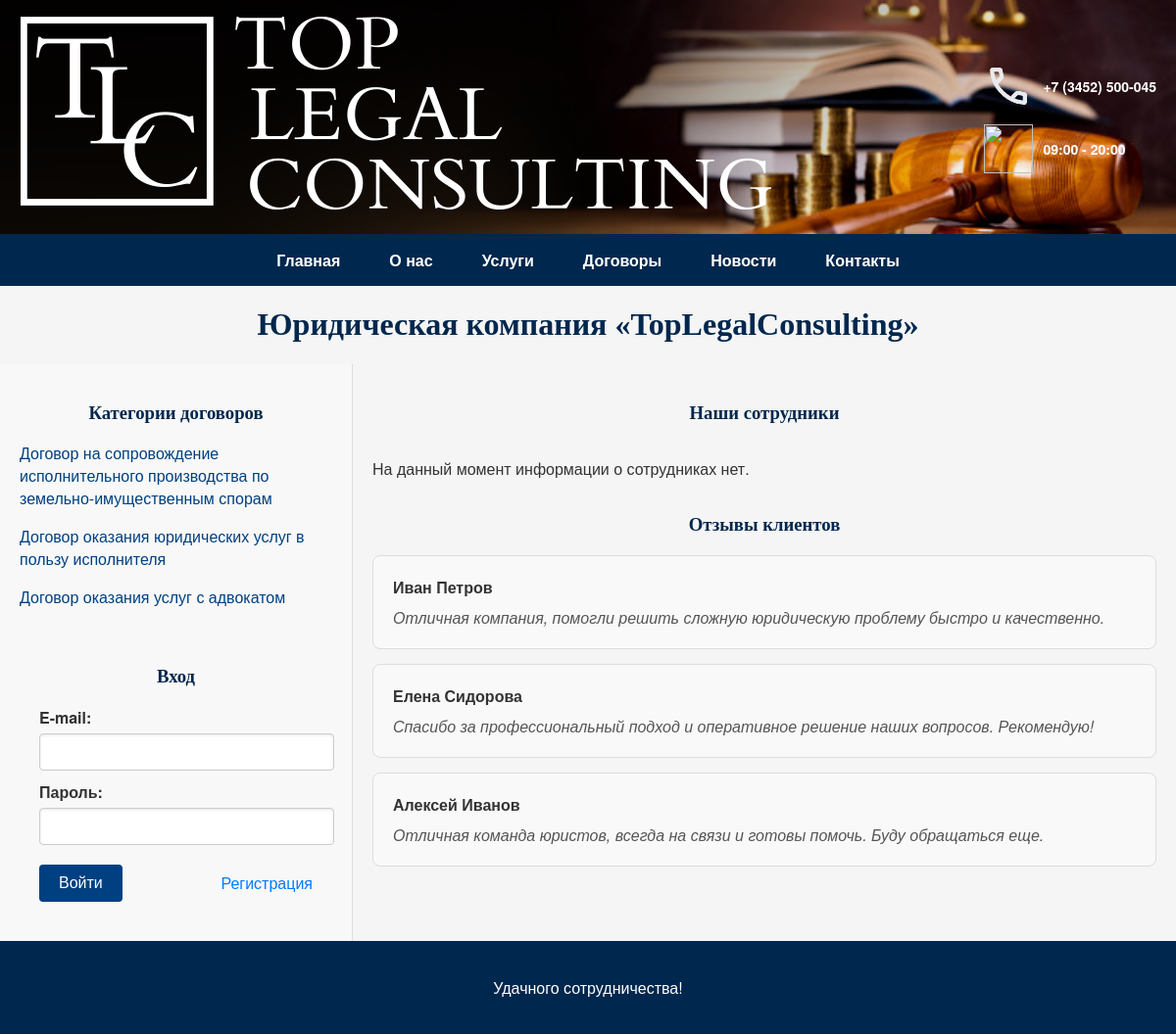
The page /about.php on the database as committed earlier.
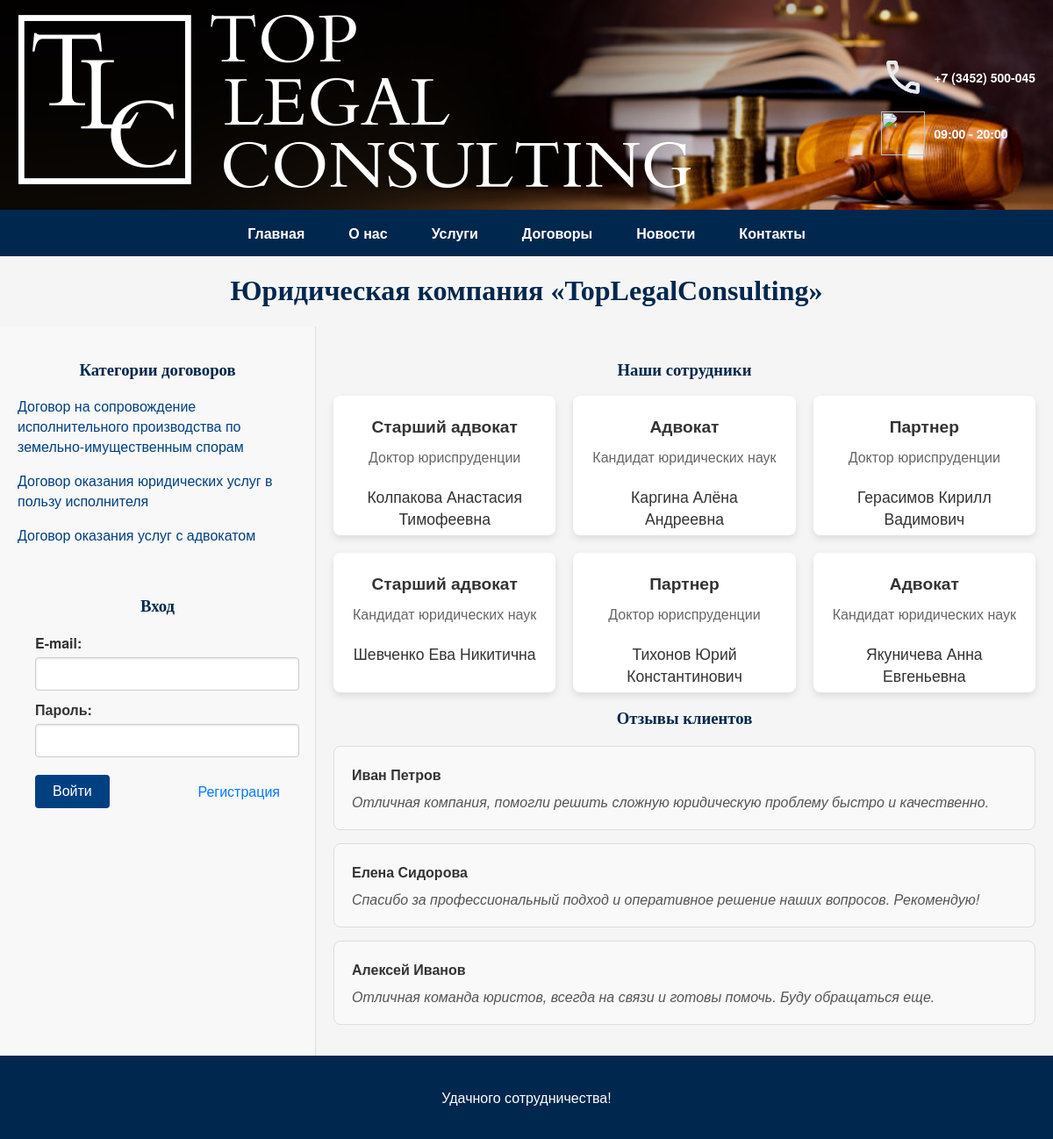
The same page on the database as committed later.
### tables this page shows
CREATE TABLE IF NOT EXISTS `contract_type` (
    `type_id` int(11) NOT NULL AUTO_INCREMENT COMMENT "ID вида договора",
    `name` varchar(255) NOT NULL COMMENT "Вид договора",
    PRIMARY KEY (`type_id`)
);

CREATE TABLE IF NOT EXISTS `user` (
    `user_id` int(11) NOT NULL AUTO_INCREMENT COMMENT "ID пользователя",
    `name` varchar(100) NOT NULL COMMENT "ФИО",
    `email` varchar(100) NOT NULL COMMENT "Электронная почта",
    `password` varchar(255) NOT NULL COMMENT "Пароль",
    `address` varchar(255) COMMENT "Адрес",
    `phone` varchar(50) COMMENT "Телефон",
    `comment` text COMMENT "Комментарий",
    `degree` varchar(255) COMMENT "Ученая степень",
    `position` varchar(255) COMMENT "Должность",
    `role_id` int(11) DEFAULT 2 COMMENT "Роль",
    PRIMARY KEY (`user_id`),
    KEY `role_id` (`role_id`),
    CONSTRAINT `user_ibfk_1` FOREIGN KEY (`role_id`) REFERENCES `role` (`role_id`)
);

### about.php (the view, shortened to what this page needs)
<?php
include("common/func.php");
$query = "SELECT name, degree, position FROM user WHERE role_id = 3";
$result = mysqli_query($db, $query);
?>
<!DOCTYPE html>
<html lang="ru">
<head>
  <link rel="stylesheet" href="/css/main.css">
  <link rel="stylesheet" href="/css/header.css">
  <link rel="stylesheet" href="/css/form.css">
</head>
<body class="body">
  <?php include("common/top.php"); ?>
  <div class="main-content">
    <?php include("common/top1.php"); ?>
    <div class="page-content">
      <h3>Наши сотрудники</h3>
      <span class="employee-list">
        <?php if (mysqli_num_rows($result) > 0) : ?>
          <?php while ($row = mysqli_fetch_assoc($result)) : ?>
            <div class="employee-card">
              <div class="employee-position"><?= $row['position'] ?></div>
              <div class="employee-degree"><?= $row['degree'] ?></div>
              <div class="employee-name"><?= $row['name'] ?></div>
            </div>
          <?php endwhile; ?>
        <?php else : ?>
          <p>На данный момент информации о сотрудниках нет.</p>
        <?php endif; ?>
      </span>
      <h3>Отзывы клиентов</h3>
      <div class="review-list">
        <div class="review-item">
          <div class="client-name">Иван Петров</div>
          <div class="review-text">Отличная компания, помогли решить сложную юридическую проблему быстро и качественно.</div>
        </div>
        <div class="review-item">
          <div class="client-name">Елена Сидорова</div>
          <div class="review-text">Спасибо за профессиональный подход и оперативное решение наших вопросов. Рекомендую!</div>
        </div>
        <div class="review-item">
          <div class="client-name">Алексей Иванов</div>
          <div class="review-text">Отличная команда юристов, всегда на связи и готовы помочь. Буду обращаться еще.</div>
        </div>
      </div>
    </div>
  </div>
  <?php include("common/bottom.php"); ?>
</body>
</html>

### common/top.php (shortened to what this page needs)
<div class="header-container">
    <header>
        <div class="logo-container">
            <a href="/" class="logo"><img src="/img/hotpng.png" alt="Лого"></a>
        </div>
        <div class="contact-info">
            <div class="phone-info">
                <p class="phone-number">
                    <img src="/img/call.png" width="50" height="50">
                <a href="tel:+73452500045">+7 (3452) 500-045</a>
                </p>
                <p class="working-hours">
                    <img src="/img/time.png" width="50" height="50">
                    09:00 - 20:00
                </p>
            </div>
        </div>
    </header>
    <nav>
        <div class="nav-links">
            <a class="nav-link" href="/">Главная</a>
            <a class="nav-link" href="/about.php">О нас</a>
            <a class="nav-link" href="/aboutdogovor.php">Услуги</a>
            <a class="nav-link" href="/read.php">Договоры</a>
            <a class="nav-link" href="/news.php">Новости</a>
            <a class="nav-link" href="/contacts.php">Контакты</a>
        </div>
    </nav>
    <h1>Юридическая компания «TopLegalConsulting»</h1>
</div>

### common/top1.php
<div class="left-side">
    <div id="contracts-section">
        <h3>Категории договоров</h3>
        <div class="category">
            <?php
            $sql = "SELECT * FROM contract_type";
            $q_types = $db->query($sql);
            while ($row_types = mysqli_fetch_array($q_types, MYSQLI_NUM)) : ?>
                <span class="contract-category">
                    <p>
                        <a href="/index.php?type=<?= urlencode($row_types[1]) ?>"><?= htmlspecialchars($row_types[1]) ?></a>
                    </p>
                </span>
            <?php endwhile; ?>
        </div>
    </div>
    <div class="auth-container">
        <?php if (isset($_SESSION['name_client'])) : ?>
            Здравствуйте, <?= $_SESSION['name_client'] ?>!
            <a href='/reg.php?exit=1'>Выход</a>
        <?php else : ?>
            <form method="get" action="/reg.php">
                <div>
                    <h3>Вход</h3>
                    <div class="input-group">
                        <label for="email">E-mail:</label>
                        <input id="email" name="email" type="text" size="30" maxlength="50" class="form-control" />
                    </div>
                    <div class="input-group">
                        <label for="current-password">Пароль:</label>
                        <input id="current-password" name="current-password" type="current-password" size="20" maxlength="20" class="form-control" />
                    </div>
                    <div class="btn-container">
                        <input class="btn-new" name="enter" type="submit" value="Войти" />
                        <a href="/reg.php">Регистрация</a>
                    </div>
                </div>
            </form>
        <?php endif; ?>
    </div>
</div>

### common/bottom.php
<footer>
        <p>Удачного сотрудничества!</p>
</footer>

### css/main.css (style rules this page uses)
body { font-family: 'Helvetica Neue', Arial, sans-serif; color: #333; background-color: #f5f5f5; margin: 0; padding: 0; }
h1, h2, h3, h4, h5, h6 { font-family: 'Georgia', serif; color: #00274d; text-align: center; }
footer { background-color: #00274d; color: #fff; text-align: center; padding: 20px 0; bottom: 0; width: 100%; }
a { color: #004080; text-decoration: none; transition: color 0.3s ease; }
.main-content { display: flex; width: 100%; max-width: 1200px; margin: 0 auto; flex-wrap: wrap; }
.left-side { width: 30%; padding: 20px; background-color: #f8f8f8; border-right: 1px solid #ddd; box-sizing: border-box; }
.page-content { width: 70%; padding: 20px; box-sizing: border-box; }
.employee-list { display: grid; grid-template-columns: repeat(auto-fit, minmax(250px, 1fr)); grid-gap: 20px; }
.employee-card { background-color: #fff; border-radius: 8px; box-shadow: 0 4px 8px rgba(0, 0, 0, 0.1); padding: 20px; text-align: center; }
.employee-card .employee-position { font-weight: bold; font-size: 1.2em; margin-bottom: 10px; }
.employee-card .employee-degree { color: #666; margin-bottom: 8px; min-height: 30%; }
.employee-card .employee-name { font-size: 1.1em; color: #333; }
.review-list { margin-top: 20px; }
.review-item { background-color: #f9f9f9; border: 1px solid #ddd; border-radius: 8px; padding: 20px; margin-bottom: 15px; }
.review-item .client-name { font-weight: bold; margin-bottom: 8px; }
.review-item .review-text { color: #555; font-style: italic; }

### css/header.css (style rules this page uses)
header { background: #00274d; background-image: url(../img/banner.png); background-size: cover; background-position: center; color: #fff; padding: 10px 20px; box-shadow: 0 4px 6px rgba(0, 0, 0, 0.1); display: flex; flex-wrap: wrap; justify-content: space-between; align-items: center; min-height: 200px; }
.logo-container { flex: 1; }
.contact-info { display: flex; flex-direction: column; align-items: flex-end; flex: 1; }
.phone-number img, .working-hours img { margin-right: 10px; }
.phone-number, .working-hours { display: flex; align-items: center; font-size: 14px; font-weight: bold; }
.phone-number a, .working-hours { color: #fff; text-decoration: none; }
nav { background-color: #00274d; width: 100%; box-sizing: border-box; }
.nav-links { display: flex; justify-content: center; flex-wrap: wrap; }
nav a { color: #fff; text-decoration: none; padding: 10px 20px; font-size: 16px; font-weight: bold; transition: background-color 0.3s ease; margin: 5px; }

### css/form.css (style rules this page uses)
.form-control { width: 100%; padding: 10px; font-size: 14px; border: 1px solid #ccc; border-radius: 4px; box-shadow: inset 0 1px 3px rgba(0, 0, 0, 0.1); transition: border-color 0.3s ease; }
.btn-new { background-color: #004080; color: #fff; border: none; padding: 10px 20px; font-size: 16px; cursor: pointer; border-radius: 4px; text-align: center; }
.auth-container { display: flex; flex-direction: column; align-items: center; padding: 20px; border-radius: 8px; margin-top: 20px; }
.input-group { margin-bottom: 10px; width: 100%; }
.input-group label { display: block; margin-bottom: 5px; font-weight: bold; }
.input-group input { width: 100%; padding: 10px; border: 1px solid #ccc; border-radius: 4px; }
.btn-container { display: flex; align-items: center; justify-content: space-between; width: 100%; padding-top: 10px; }
.btn-container a { color: #007bff; text-decoration: none; transition: color 0.3s ease; }

Rows that differ between the two databases and show on the page:
added user: position "Старший адвокат", degree "Доктор юриспруденции", name "Колпакова Анастасия Тимофеевна"
added user: position "Адвокат", degree "Кандидат юридических наук", name "Каргина Алёна Андреевна"
added user: position "Партнер", degree "Доктор юриспруденции", name "Герасимов Кирилл Вадимович"
added user: position "Старший адвокат", degree "Кандидат юридических наук", name "Шевченко Ева Никитична"
added user: position "Партнер", degree "Доктор юриспруденции", name "Тихонов Юрий Константинович"
added user: position "Адвокат", degree "Кандидат юридических наук", name "Якуничева Анна Евгеньевна"
Other text that changed with them:
text no longer shown: "На данный момент информации о сотрудниках нет."
